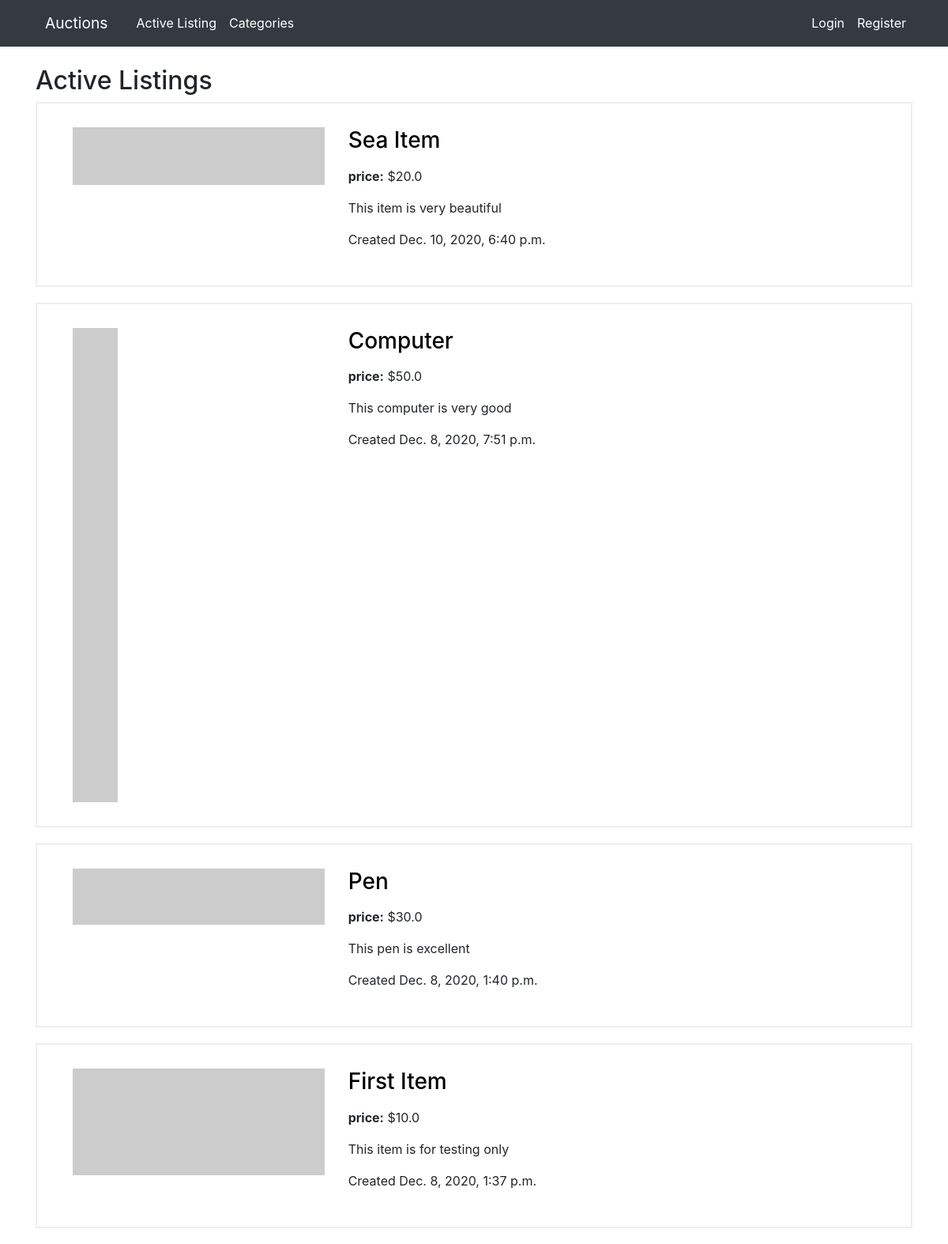
Before: / with the older database file.
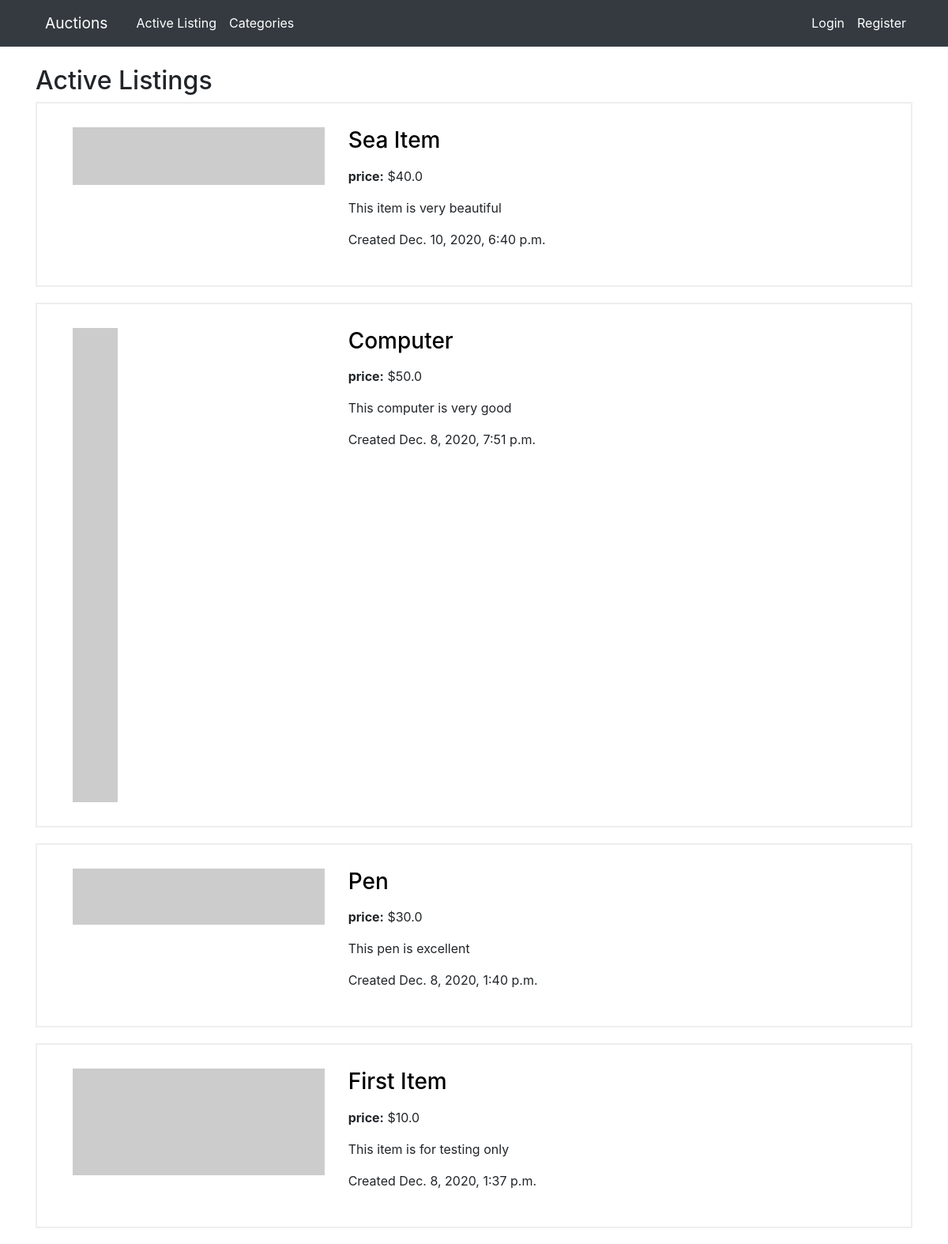
After: the same page with the newer database file.
### auctions/models.py (models this page shows, shortened)
class Listing(models.Model):
    title = models.CharField(max_length=50)
    description = models.TextField()
    start_bid = models.FloatField()
    current_bid = models.FloatField()
    date = models.DateTimeField(default=timezone.now)
    image_URL = models.URLField(blank=True, default="")
    user = models.ForeignKey(User, related_name="listings", on_delete=models.CASCADE)
    category = models.CharField(max_length=50)
    is_active = models.BooleanField(default=True)
    winner = models.ForeignKey(User, related_name="win_listings", on_delete=models.CASCADE, blank=True, null=True)

### auctions/views.py (the view)
# urls.py: path("", views.index, name="index"),
def index(request):
    listings = Listing.objects.filter(is_active=True).order_by("-date").all()
    context = {
        "title": "Active Listings",
        "listings": listings
    }
    return render(request, "auctions/index.html", context)

### auctions/templates/auctions/index.html
{% extends "auctions/layout.html" %}
{% block body %}
    <h2>{{title}}</h2>
    {% for listing in listings %}
        <div class="listing main-content row">
            <div class="listing-image col-md-4">
                <img src="{{listing.image_URL}}" alt="img">
            </div>
            <div class="listing-content col-md-8">
                <h3 class="mb-3"> <a href="{% url 'listing-page' listing.id %}">{{ listing.title }}</a> </h3>
                <p> <strong>price:</strong> ${{ listing.current_bid }} </p>
                <p> {{ listing.description }} </p>
                <p> Created {{ listing.date }} </p>
            </div>
        </div>
    {% endfor %}
{% endblock %}

### auctions/templates/auctions/layout.html (shortened to what this page needs)
{% load static %}
<!DOCTYPE html>
<html lang="en">
<head>
    <link rel="stylesheet" href="https://stackpath.bootstrapcdn.com/bootstrap/4.4.1/css/bootstrap.min.css"
>
    <link href="{% static 'auctions/styles.css' %}" rel="stylesheet">
</head>
<body>
    <nav class="navbar navbar-expand-lg bg-dark">
        <div class="container">
            <a class="navbar-brand" href="{% url 'index' %}">Auctions</a>
            <div class="collapse navbar-collapse" id="navbarSupportedContent">
                <ul class="navbar-nav mr-auto">
                    <li class="nav-item active">
                        <a class="nav-link" href="{% url 'index' %}">Active Listing</a>
                    </li>
                    <li class="nav-item">
                        <a class="nav-link" href="{% url 'category-page' %}">Categories</a>
                    </li>
                </ul>
                <ul class="navbar-nav">
                    <li class="nav-item dropdown">
                        {% if user.is_authenticated %}
                            <a href="#" class="dropdown-toggle" data-toggle="dropdown" role="button" aria-haspopup="true" aria-expanded="false">{{ user.username }} <span class="caret"></span></a>
                            <div class="dropdown-menu">
                                <a class="dropdown-item" href="{% url 'add-listing' %}">Create listing</a>
                                <a class="dropdown-item" href="#">Profile</a>
                                <a class="dropdown-item" href="#">My items</a>
                                <a class="dropdown-item" href="{% url 'logout' %}">Logout</a>
                            </div>
                        {% else %}
                            <li class="nav-item">
                                <a class="nav-link" href="{% url 'login' %}">Login</a>
                            </li>
                            <li class="nav-item">
                                <a class="nav-link" href="{% url 'register' %}">Register</a>
                            </li>
                        {% endif %}
                    </li>
                </ul>
            </div>
        </div>
    </nav>
    <main class="mt-4">
        <div class="container">
            {% block body %}{% endblock %}
          </div>
    </main>
</body>
</html>

### auctions/static/auctions/styles.css (style rules this page uses)
.navbar { border-radius: 0; margin-bottom: 0; padding: 0; }
.nav > li > a, .navbar-brand { padding: 15px 12px; }
.navbar-brand { font-size: 1.2em; color: #ffff; }
.navbar .nav-link { color: #ffff; }
.row { margin: 0; }
.main-content { border: 2px solid #eee; padding: 30px; margin-bottom: 20px; }
.listing-image img { max-width: 100%; }
.listing-content h3 a { text-decoration: none; color: black; }

Changed rows visible on the page:
changed Listing "Sea Item": current_bid "20.0" → "40.0"
